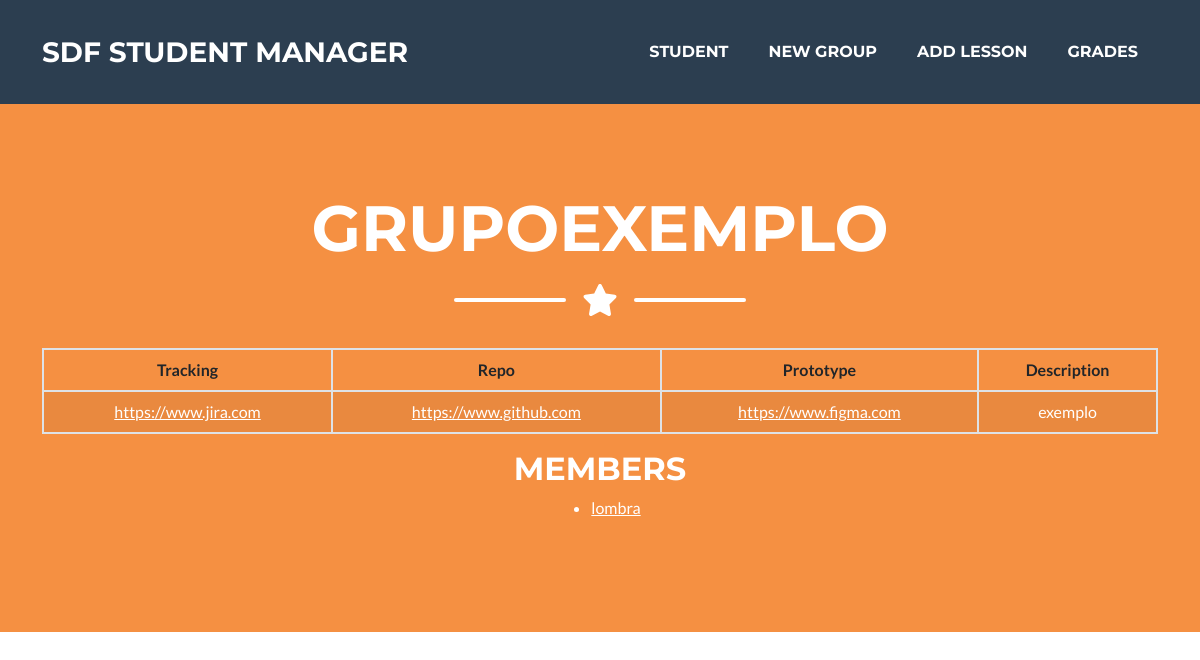
/group/3, run on the app's committed database.
### presence_count/models.py (models this page shows, shortened)
class Group(models.Model):
    name = models.CharField(max_length=100)
    tracking = models.URLField(blank=True)
    repo = models.URLField(blank=True)
    prototype = models.URLField(blank=True)
    description = models.TextField(max_length=512, blank=True)

class Student(models.Model):
    name = models.CharField(max_length=100)
    email = models.EmailField(max_length=100)
    grade_1 = models.FloatField(default=0)
    grade_2 = models.FloatField(default=0)
    grade_avg = models.FloatField(default=0)
    presences = models.IntegerField(default=0)
    group = models.ForeignKey(Group, on_delete=models.PROTECT, default=None, null=True, blank=True)

### presence_count/views.py (the view)
# urls.py: path('group/<int:group_id>', views.view_group, name='view_group'),
def view_group(request, group_id):
    group = Group.objects.get(pk=group_id)
    members = Student.objects.filter(group_id=group_id)
    context = {'group': group, 'members': members}
    return render(request, 'group.html', context)

### presence_count/templates/group.html (shortened to what this page needs)
{% extends 'base.html' %}
{% block body %}
    <header class="masthead bg-primary text-white text-center">
        <div class="container d-flex align-items-center flex-column">
            <h1 class="masthead-heading text-uppercase mb-0">{{group.name}}</h1>
            <div class="divider-custom divider-light">
                <div class="divider-custom-line"></div>
                <div class="divider-custom-icon"><i class="fas fa-star"></i></div>
                <div class="divider-custom-line"></div>
            </div>
            <table class="table table-striped table-hover table-bordered">
				<thead>
					<tr>
                        <th scope="col">Tracking</th>
                        <th scope="col">Repo</th>
                        <th scope="col">Prototype</th>
                        <th scope="col">Description</th>
					</tr>
				</thead>
				<tbody>
					<tr>
						<td class="text-white"><a style="color: white;" href="{{group.tracking}}" target="_blank">{{group.tracking}}</a></td>
						<td class="text-white"><a style="color: white;" href="{{group.repo}}" target="_blank">{{group.repo}}</a></td>
                        <td class="text-white"><a style="color: white;" href="{{group.prototype}}" target="_blank">{{group.prototype}}</a></td>
						<td class="text-white">{{group.description}}</td>
					</tr>
				</tbody>
			</table>
            <h2>MEMBERS</h2>
            <ul>
                {% for member in members %}
                    <li><a style="color: white;"
                        href="{% url 'presence_count:view_student' member.id %}"
                        target="_blank">{{member.name}}</a></li>
                {% endfor %}
            </ul>
        </div>
    </header>
{% endblock %}

### data on the page
Group: name "GRUPOEXEMPLO", tracking "https://www.jira.com", repo "https://www.github.com", prototype "https://www.figma.com", description "exemplo"
Student: name "lombra"
